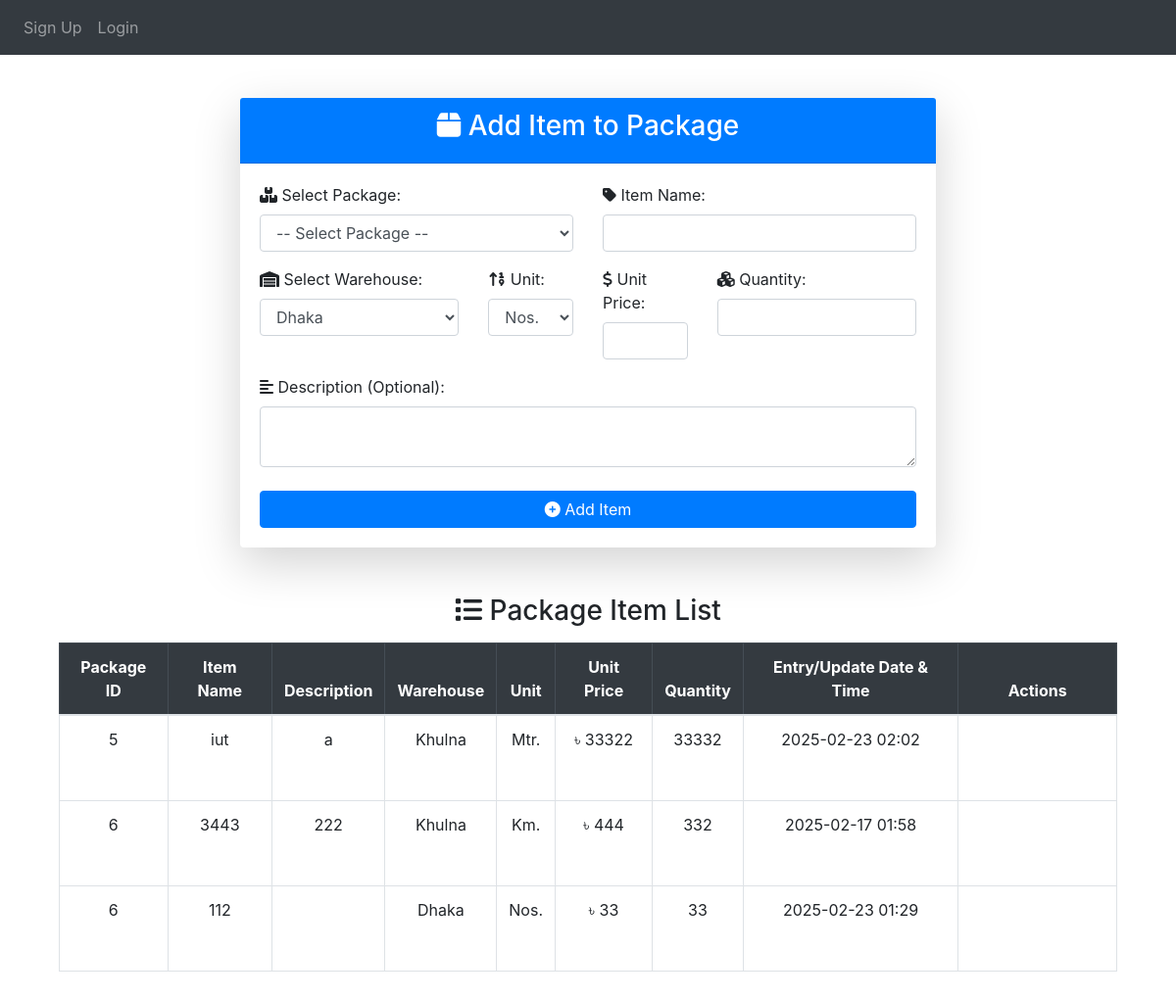
/entry/add_item_to_package/, run on an earlier commit of the app's database.
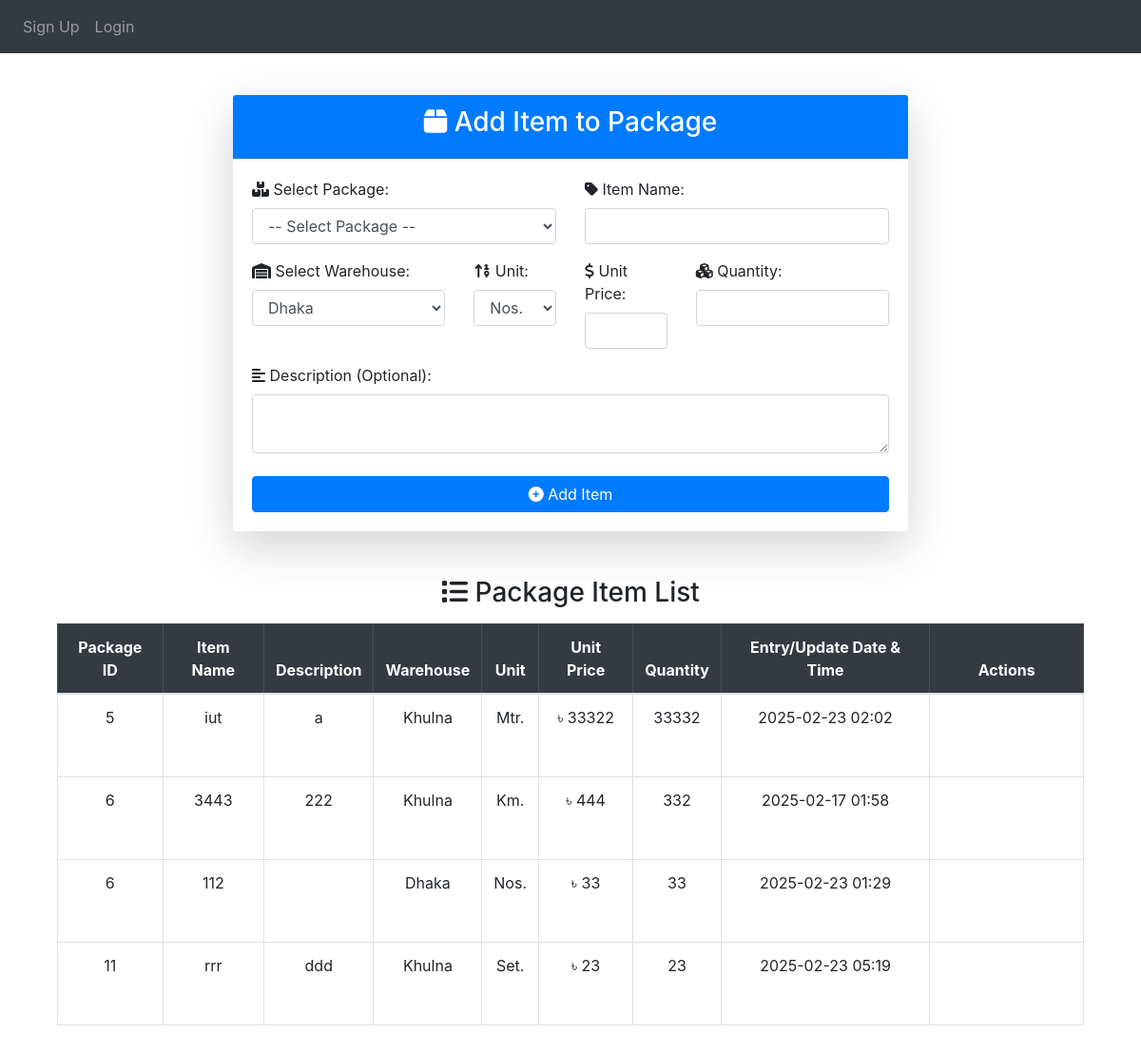
And on a later commit of the database.
### App_Entry/models.py (models this page shows, shortened)
class Item(models.Model):
    WAREHOUSE_CHOICES = [
        ("Dhaka", "Dhaka"),
        ("Khulna", "Khulna"),
        ("Chittagong", "Chittagong"),
    ]
    UNIT_CHOICES = [
        ("Nos.", "Nos."),
        ("Mtr.", "Mtr."),
        ("Km.", "Km."),
        ("Set.", "Set."),
        ("Pair.", "Pair."),
    ]
    name = models.CharField(max_length=255)
    description = models.TextField(blank=True, null=True)
    warehouse = models.CharField(
        max_length=50, choices=WAREHOUSE_CHOICES, default="Dhaka"
    )
    unit_of_item = models.CharField(
        max_length=10, choices=UNIT_CHOICES, default="Nos."
    )  # Updated field
    unit_price = models.BigIntegerField(default=0)
    quantity_of_item = models.BigIntegerField(default=0)
    package = models.ForeignKey(
        Package,
        on_delete=models.SET_NULL,
        related_name="package_of_item",
        null=True,
    )
    created_at = models.DateTimeField(auto_now_add=True)

class Package(models.Model):
    packageId = models.BigIntegerField(unique=True)

### App_Entry/views.py (the view, shortened to what this page needs)
def add_item_to_package(request):
    packages = Package.objects.all().order_by("packageId")
    items = Item.objects.all().order_by("package__packageId")
    UNIT_CHOICES = ["Nos.", "Mtr.", "Km.", "Set.", "Pair."]
    return render(
        request,
        "App_Entry/Add_item_to_package.html",
        {"packages": packages, "items": items, "unit_choices": UNIT_CHOICES},
    )

### templates/App_Entry/Add_item_to_package.html (shortened to what the changed rows need)
{% extends 'base.html' %}
{% load crispy_forms_tags %}
{% load static %}
{% block body_block %}
<div class="container mt-4">
    <table class="table table-hover table-bordered mt-3">
        <thead class="table-dark">
            <tr class="text-center">
                <th>Package ID</th>
                <th>Item Name</th>
                <th>Description</th>
                <th>Warehouse</th>
                <th>Unit</th>
                <th>Unit Price</th>
                <th>Quantity</th>
                <th>Entry/Update Date & Time</th>
                <th>Actions</th>
            </tr>
        </thead>
        <tbody>
            {% for item in items %}
            <tr class="text-center">
                <td>{{ item.package.packageId }}</td>
                <td>{{ item.name }}</td>
                <td>{{ item.description }}</td>
                <td>{{ item.warehouse }}</td>
                <td>{{ item.unit_of_item }}</td>
                <td>৳ {{ item.unit_price }}</td>
                <td>{{ item.quantity_of_item }}</td>
                <td>{{ item.created_at|date:"Y-m-d H:i" }}</td>
                <td class="action-cell">
                </td>
            </tr>
            {% endfor %}
        </tbody>
    </table>
    <br><br>
</div>
{% endblock %}

What changed in the data, as far as the page shows it:
added Item: package.packageId "11", name "rrr", description "ddd", warehouse "Khulna", unit_of_item "Set.", unit_price "23", quantity_of_item "23", created_at "2025-02-23 05:19"
